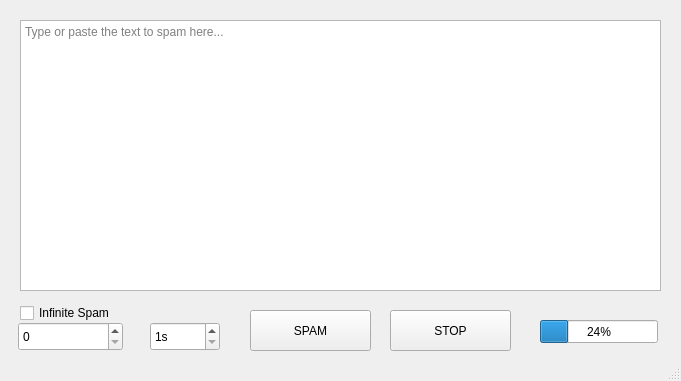
<?xml version="1.0" encoding="UTF-8"?>
<ui version="4.0">
 <class>MainWindow</class>
 <widget class="QMainWindow" name="MainWindow">
  <property name="geometry">
   <rect>
    <x>0</x>
    <y>0</y>
    <width>681</width>
    <height>381</height>
   </rect>
  </property>
  <property name="sizePolicy">
   <sizepolicy hsizetype="Fixed" vsizetype="Fixed">
    <horstretch>0</horstretch>
    <verstretch>0</verstretch>
   </sizepolicy>
  </property>
  <property name="minimumSize">
   <size>
    <width>681</width>
    <height>381</height>
   </size>
  </property>
  <property name="maximumSize">
   <size>
    <width>681</width>
    <height>381</height>
   </size>
  </property>
  <property name="baseSize">
   <size>
    <width>0</width>
    <height>0</height>
   </size>
  </property>
  <property name="mouseTracking">
   <bool>false</bool>
  </property>
  <property name="windowTitle">
   <string>MainWindow</string>
  </property>
  <widget class="QWidget" name="centralwidget">
   <widget class="QPushButton" name="spambutt">
    <property name="geometry">
     <rect>
      <x>250</x>
      <y>310</y>
      <width>121</width>
      <height>41</height>
     </rect>
    </property>
    <property name="toolTip">
     <string>Start Spamming.</string>
    </property>
    <property name="text">
     <string>SPAM</string>
    </property>
   </widget>
   <widget class="QPushButton" name="stopbutt">
    <property name="geometry">
     <rect>
      <x>390</x>
      <y>310</y>
      <width>121</width>
      <height>41</height>
     </rect>
    </property>
    <property name="toolTip">
     <string>Stop Spamming</string>
    </property>
    <property name="text">
     <string>STOP</string>
    </property>
   </widget>
   <widget class="QTextEdit" name="textbox1">
    <property name="geometry">
     <rect>
      <x>20</x>
      <y>20</y>
      <width>641</width>
      <height>271</height>
     </rect>
    </property>
    <property name="toolTip">
     <string>Text to spam.</string>
    </property>
    <property name="documentTitle">
     <string/>
    </property>
    <property name="markdown">
     <string/>
    </property>
    <property name="html">
     <string>&lt;!DOCTYPE HTML PUBLIC &quot;-//W3C//DTD HTML 4.0//EN&quot; &quot;http://www.w3.org/TR/REC-html40/strict.dtd&quot;&gt;
&lt;html&gt;&lt;head&gt;&lt;meta name=&quot;qrichtext&quot; content=&quot;1&quot; /&gt;&lt;meta charset=&quot;utf-8&quot; /&gt;&lt;style type=&quot;text/css&quot;&gt;
p, li { white-space: pre-wrap; }
hr { height: 1px; border-width: 0; }
li.unchecked::marker { content: &quot;\2610&quot;; }
li.checked::marker { content: &quot;\2612&quot;; }
&lt;/style&gt;&lt;/head&gt;&lt;body style=&quot; font-family:'Segoe UI'; font-size:9pt; font-weight:400; font-style:normal;&quot;&gt;
&lt;p style=&quot;-qt-paragraph-type:empty; margin-top:0px; margin-bottom:0px; margin-left:0px; margin-right:0px; -qt-block-indent:0; text-indent:0px;&quot;&gt;&lt;br /&gt;&lt;/p&gt;&lt;/body&gt;&lt;/html&gt;</string>
    </property>
    <property name="overwriteMode">
     <bool>false</bool>
    </property>
    <property name="placeholderText">
     <string>Type or paste the text to spam here...</string>
    </property>
   </widget>
   <widget class="QProgressBar" name="progressBar">
    <property name="geometry">
     <rect>
      <x>540</x>
      <y>320</y>
      <width>118</width>
      <height>23</height>
     </rect>
    </property>
    <property name="sizePolicy">
     <sizepolicy hsizetype="Fixed" vsizetype="Fixed">
      <horstretch>0</horstretch>
      <verstretch>0</verstretch>
     </sizepolicy>
    </property>
    <property name="toolTip">
     <string>Spam progress.</string>
    </property>
    <property name="value">
     <number>24</number>
    </property>
   </widget>
   <widget class="QSpinBox" name="spamnum">
    <property name="geometry">
     <rect>
      <x>18</x>
      <y>322</y>
      <width>105</width>
      <height>29</height>
     </rect>
    </property>
    <property name="sizePolicy">
     <sizepolicy hsizetype="Fixed" vsizetype="Fixed">
      <horstretch>0</horstretch>
      <verstretch>0</verstretch>
     </sizepolicy>
    </property>
    <property name="minimumSize">
     <size>
      <width>105</width>
      <height>29</height>
     </size>
    </property>
    <property name="maximumSize">
     <size>
      <width>105</width>
      <height>29</height>
     </size>
    </property>
    <property name="toolTip">
     <string>Number of times to spam.</string>
    </property>
    <property name="maximum">
     <number>99999</number>
    </property>
   </widget>
   <widget class="QCheckBox" name="infinitespam">
    <property name="geometry">
     <rect>
      <x>20</x>
      <y>300</y>
      <width>111</width>
      <height>26</height>
     </rect>
    </property>
    <property name="sizePolicy">
     <sizepolicy hsizetype="Fixed" vsizetype="Fixed">
      <horstretch>0</horstretch>
      <verstretch>0</verstretch>
     </sizepolicy>
    </property>
    <property name="minimumSize">
     <size>
      <width>111</width>
      <height>26</height>
     </size>
    </property>
    <property name="maximumSize">
     <size>
      <width>111</width>
      <height>26</height>
     </size>
    </property>
    <property name="toolTip">
     <string>Turn on Infinite Spam.</string>
    </property>
    <property name="text">
     <string>Infinite Spam</string>
    </property>
   </widget>
   <widget class="QSpinBox" name="delayTime">
    <property name="geometry">
     <rect>
      <x>150</x>
      <y>322</y>
      <width>70</width>
      <height>29</height>
     </rect>
    </property>
    <property name="minimumSize">
     <size>
      <width>70</width>
      <height>29</height>
     </size>
    </property>
    <property name="maximumSize">
     <size>
      <width>70</width>
      <height>29</height>
     </size>
    </property>
    <property name="toolTip">
     <string>Delay before spam.</string>
    </property>
    <property name="toolTipDuration">
     <number>-1</number>
    </property>
    <property name="statusTip">
     <string/>
    </property>
    <property name="whatsThis">
     <string/>
    </property>
    <property name="accessibleName">
     <string/>
    </property>
    <property name="accessibleDescription">
     <string/>
    </property>
    <property name="specialValueText">
     <string/>
    </property>
    <property name="suffix">
     <string>s</string>
    </property>
    <property name="prefix">
     <string/>
    </property>
    <property name="minimum">
     <number>1</number>
    </property>
    <property name="maximum">
     <number>60</number>
    </property>
   </widget>
  </widget>
  <widget class="QStatusBar" name="statusbar"/>
 </widget>
 <resources/>
 <connections/>
</ui>
